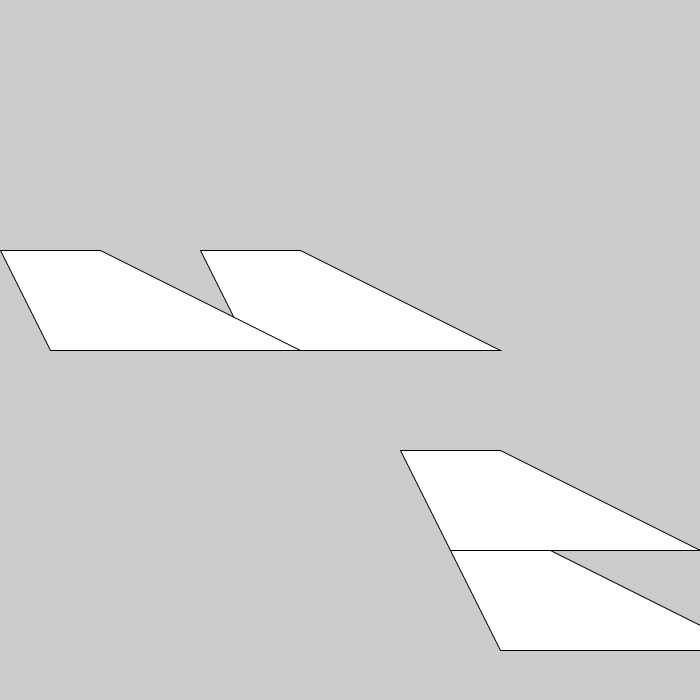
Frame 1 (no input)
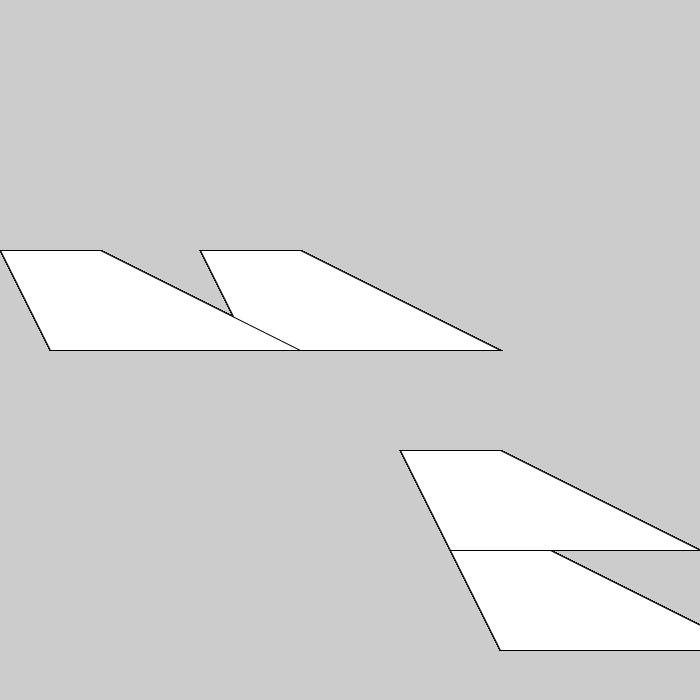
Frame 60 (the mouse pressed at the canvas centre just before this capture)
Frame 120 (the mouse held since frame 60 and released just before this capture): identical to frame 60, image omitted

The Processing sketch that drew these frames (run headless with seeded random() and noise(); from frame 60 on, the mouse is pressed at the canvas centre):

// Processing sketch: functions_exercise
// ── functions_exercise.pde
void setup() {

size(700, 700);
} 

void draw() {
  push();
 translate(300, 300);
 thing();
  
  translate(200, 200);
  thing();
  
 translate(50, 100);
 thing();
 pop();
 
push();
 translate(100, 300);
 thing();
  pop();
 
  
}
void thing() {
  push();
  translate(-200, -350);
  beginShape();
  vertex(100, 300);
  vertex(150, 400);
  vertex(400, 400);
  vertex(200, 300);
  endShape(CLOSE);
  pop();
}
